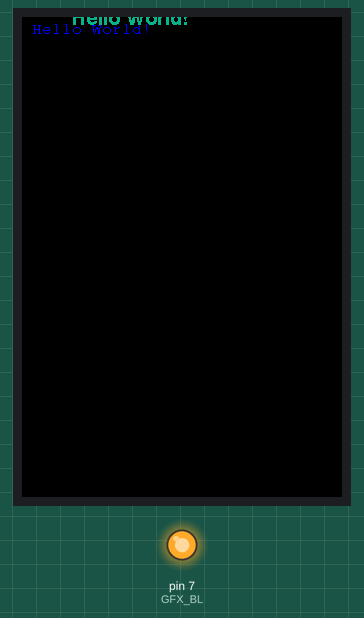
Recording of a sketch running on a simulated Arduino Uno, built with avr-gcc and run on an emulated ATmega328P. Parts: 320×480 colour display, output pins drawn as LEDs (lit = HIGH). Random numbers use the default seed unless the sketch sets one; what the sketch prints to the serial monitor is not drawn.

Above: at 5.3 s.
At 9.3 s:
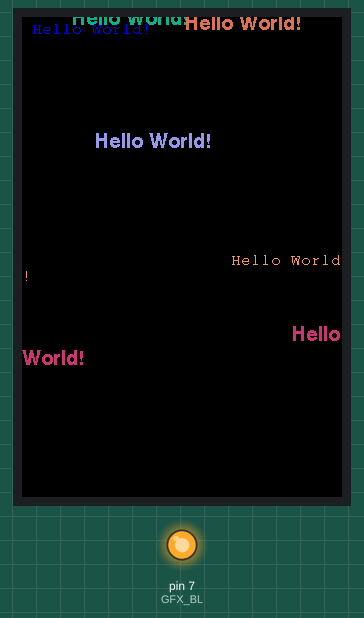
At 13.4 s:
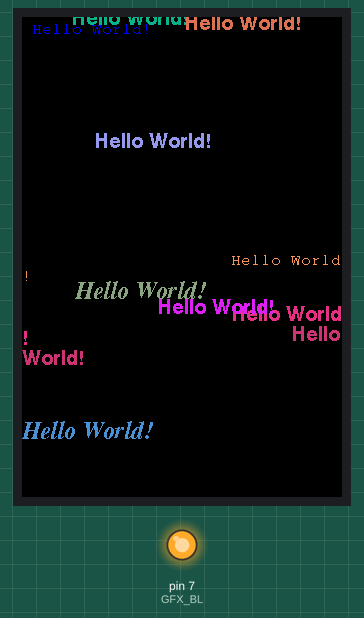
At 21.4 s:
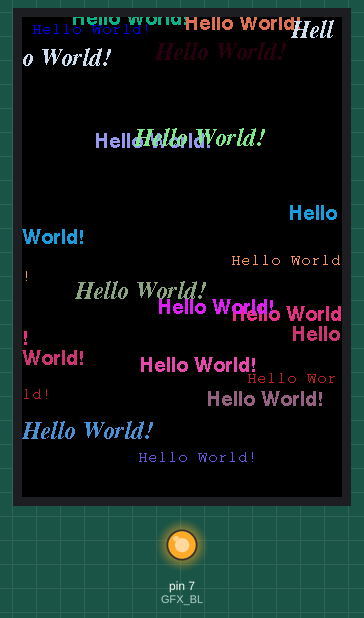
At 29.4 s:
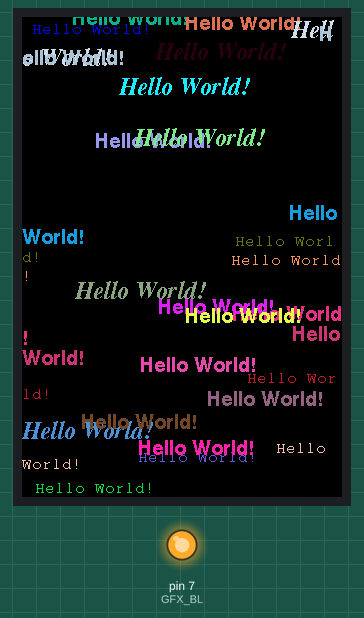
At 38.5 s:
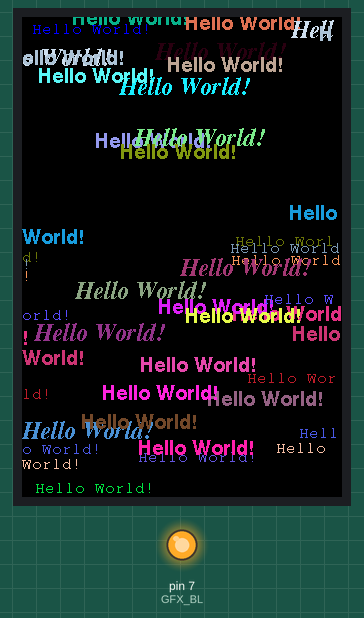

The sketch:

HelloWorldGfxfont.ino
```cpp
/*******************************************************************************
 * Start of Arduino_GFX setting
 ******************************************************************************/
#include <Arduino_GFX_Library.h>

#define TFT_CS    10
#define TFT_RESET 9
#define TFT_DC    8
#define TFT_MOSI  11
#define TFT_SCK   5
#define TFT_LED   7
#define TFT_MISO  -1  // not used for TFT

#define GFX_BL TFT_LED // backlight pin

/* More data bus class: https://github.com/moononournation/Arduino_GFX/wiki/Data-Bus-Class */
Arduino_DataBus *bus = new Arduino_HWSPI(TFT_DC, TFT_CS);

/* More display class: https://github.com/moononournation/Arduino_GFX/wiki/Display-Class */
Arduino_GFX *gfx = new Arduino_ILI9488_18bit(bus, TFT_RESET, 0 /* rotation */, false /* IPS */);

/*******************************************************************************
 * End of Arduino_GFX setting
 ******************************************************************************/

/* more fonts at: https://github.com/moononournation/ArduinoFreeFontFile.git */
#include "FreeMono8pt7b.h"
#include "FreeSansBold10pt7b.h"
#include "FreeSerifBoldItalic12pt7b.h"

void setup(void)
{
  Serial.begin(2700000);
  // Serial.setDebugOutput(true);
  // while(!Serial);
  Serial.println("Arduino_GFX Hello World Gfxfont example");

#ifdef GFX_EXTRA_PRE_INIT
  GFX_EXTRA_PRE_INIT();
#endif

  // Init Display
  #ifdef GFX_BL
    pinMode(GFX_BL, OUTPUT);
    digitalWrite(GFX_BL, HIGH);
  #endif
  if (!gfx->begin())
  {
    Serial.println("gfx->begin() failed!");
  }
  gfx->fillScreen(BLACK);


  gfx->setCursor(10, 10);
  gfx->setFont(&FreeMono8pt7b);
  gfx->setTextColor(BLUE);
  gfx->println("Hello World!");

  delay(5000); // 5 seconds
}

void loop()
{
  gfx->setCursor(random(gfx->width()), random(gfx->height()));
  gfx->setTextColor(random(0xffff));
  uint8_t textSize = random(3);
  switch (textSize)
  {
  case 1:
    gfx->setFont(&FreeMono8pt7b);
    break;
  case 2:
    gfx->setFont(&FreeSansBold10pt7b);
    break;
  default:
    gfx->setFont(&FreeSerifBoldItalic12pt7b);
    break;
  }

  gfx->println("Hello World!");

  delay(1000); // 1 second
}
```

Source omitted: FreeMono8pt7b.h (data table, 9967 bytes), nsBold10pt7b.h (data table, 15131 bytes), Italic12pt7b.h (data table, 19701 bytes)

Measured:
- what the display in image 0 shows lasts 1.0 s, from 5.3 s to 6.3 s
